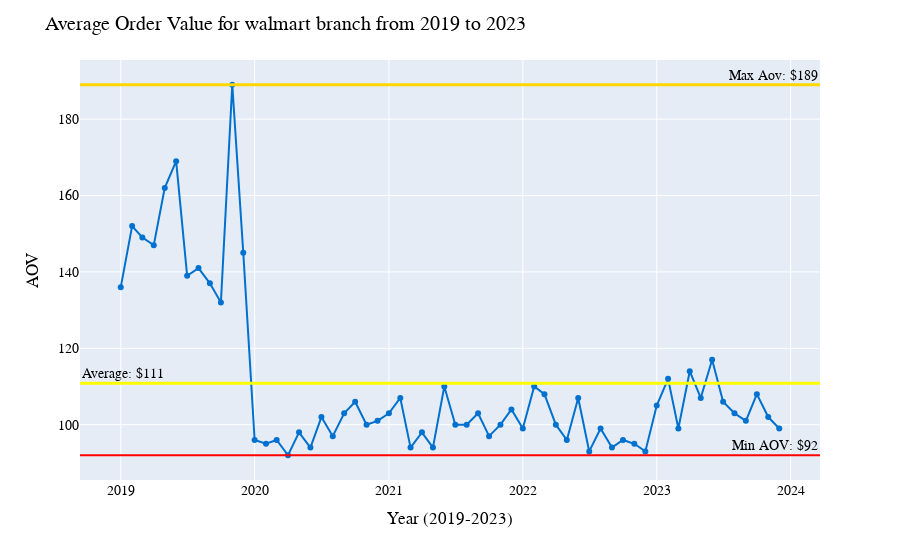

Notebook cell for this chart:
### Markdown cell above
## Berapa average order value dari walmart branch per tahunnya (2019-2023)

### Code cell
temp = pd.DataFrame({
    'yearly': df['date'].dt.to_period('M').astype(str),
    'revenue': df['revenue'],
    'invoice_id' : df['invoice_id']
    # 'aov':df['revenue'].sum() / df['invoice_id'].nunique()
})

yearly_aov = (
    temp.groupby('yearly', observed=False)
    .apply(lambda x: x['revenue'].sum() / x['invoice_id'].nunique())
    .reset_index(name='aov')
    .round(0)
)
min_aov = yearly_aov['aov'].min()
max_aov =  yearly_aov['aov'].max()
avg_aov = yearly_aov['aov'].mean()

fig = px.line(
    yearly_aov,
    x='yearly',
    y='aov',
    markers=True,
    labels={'aov':'AOV','yearly':'Year (2019-2023)'},
    color_discrete_sequence=['#0071ce'],
   
)
# added min of average order value
fig.add_hline(
    y=min_aov,
    annotation_text=f'Min AOV: ${min_aov:,.0f}',
    annotation_position='top right',
    line_dash='solid',
    line_color='red',
    line_width=2
)
#added average line of AOV
fig.add_hline(
    y=avg_aov,
    annotation_text=f'Average: ${avg_aov:,.0f}',
    annotation_position='top left',
    line_dash = 'solid',
    line_color='yellow',
    line_width = 3
)
# added max aov for aov
fig.add_hline(
    y=max_aov,
    annotation_text=f'Max Aov: ${max_aov:,.0f}',
    annotation_position='top right',
    line_dash='solid',
    line_color='gold',
    line_width=3
)
fig.update_layout (
        title='Average Order Value for walmart branch from 2019 to 2023',
        # title_x = 0.5,
        font=dict(
            color='black',
            size=14,
            family='consolas'
        )
)


fig.show()

### Figure 1 — Plotly figure (JSON) as saved in the notebook; plotly's stock layout.template omitted (floating-point values rounded to 4 significant figures)
{"data": [{"hovertemplate": "Year (2019-2023)=%{x}<br>AOV=%{y}<extra></extra>", "legendgroup": "", "line": {"color": "#0071ce", "dash": "solid"}, "marker": {"symbol": "circle"}, "mode": "lines+markers", "name": "", "orientation": "v", "showlegend": false, "type": "scatter", "x": ["2019-01", "2019-02", "2019-03", "2019-04", "2019-05", "2019-06", "2019-07", "2019-08", "2019-09", "2019-10", "2019-11", "2019-12", "2020-01", "2020-02", "2020-03", "2020-04", "2020-05", "2020-06", "2020-07", "2020-08", "2020-09", "2020-10", "2020-11", "2020-12", "2021-01", "2021-02", "2021-03", "2021-04", "2021-05", "2021-06", "2021-07", "2021-08", "2021-09", "2021-10", "2021-11", "2021-12", "2022-01", "2022-02", "2022-03", "2022-04", "2022-05", "2022-06", "2022-07", "2022-08", "2022-09", "2022-10", "2022-11", "2022-12", "2023-01", "2023-02", "2023-03", "2023-04", "2023-05", "2023-06", "2023-07", "2023-08", "2023-09", "2023-10", "2023-11", "2023-12"], "xaxis": "x", "y": [136.0, 152.0, 149.0, 147.0, 162.0, 169.0, 139.0, 141.0, 137.0, 132.0, 189.0, 145.0, 96.0, 95.0, 96.0, 92.0, 98.0, 94.0, 102.0, 97.0, 103.0, 106.0, 100.0, 101.0, 103.0, 107.0, 94.0, 98.0, 94.0, 110.0, 100.0, 100.0, 103.0, 97.0, 100.0, 104.0, 99.0, 110.0, 108.0, 100.0, 96.0, 107.0, 93.0, 99.0, 94.0, 96.0, 95.0, 93.0, 105.0, 112.0, 99.0, 114.0, 107.0, 117.0, 106.0, 103.0, 101.0, 108.0, 102.0, 99.0], "yaxis": "y"}], "layout": {"annotations": [{"showarrow": false, "text": "Min AOV: $92", "x": 1, "xanchor": "right", "xref": "x domain", "y": 92, "yanchor": "bottom", "yref": "y"}, {"showarrow": false, "text": "Average: $111", "x": 0, "xanchor": "left", "xref": "x domain", "y": 110.8, "yanchor": "bottom", "yref": "y"}, {"showarrow": false, "text": "Max Aov: $189", "x": 1, "xanchor": "right", "xref": "x domain", "y": 189, "yanchor": "bottom", "yref": "y"}], "font": {"color": "black", "family": "consolas", "size": 14}, "legend": {"tracegroupgap": 0}, "margin": {"t": 60}, "shapes": [{"line": {"color": "red", "dash": "solid", "width": 2}, "type": "line", "x0": 0, "x1": 1, "xref": "x domain", "y0": 92, "y1": 92, "yref": "y"}, {"line": {"color": "yellow", "dash": "solid", "width": 3}, "type": "line", "x0": 0, "x1": 1, "xref": "x domain", "y0": 110.8, "y1": 110.8, "yref": "y"}, {"line": {"color": "gold", "dash": "solid", "width": 3}, "type": "line", "x0": 0, "x1": 1, "xref": "x domain", "y0": 189, "y1": 189, "yref": "y"}], "title": {"text": "Average Order Value for walmart branch from 2019 to 2023"}, "xaxis": {"anchor": "y", "domain": [0, 1], "title": {"text": "Year (2019-2023)"}}, "yaxis": {"anchor": "x", "domain": [0, 1], "title": {"text": "AOV"}}}}
